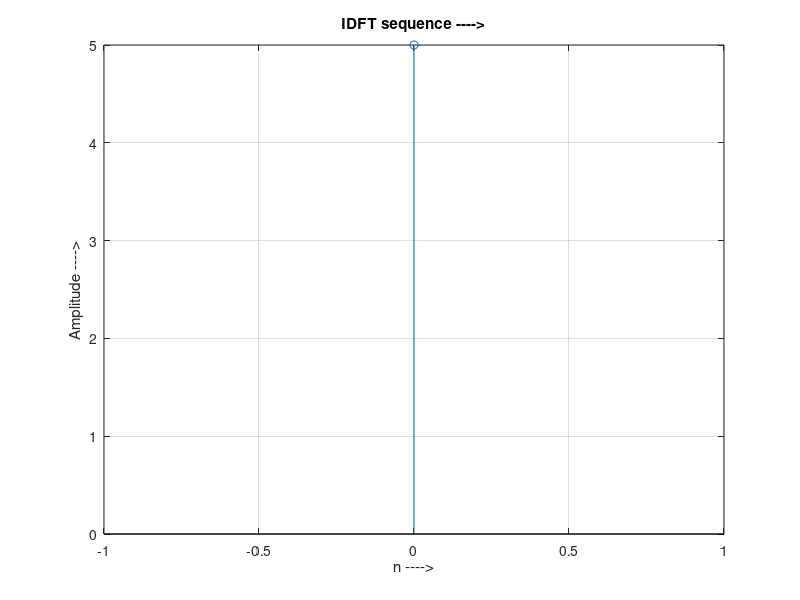

MATLAB code to generate this figure:
clc;
close all;
clear all;
x=input('Enter the sequence x= ');
N=length(x);
ixk = zeros(1,N);
for n = 0:N-1
    for k = 0:N-1
        ixk(n+1) = ixk(n+1)+(x(k+1)*exp(1i*2*pi*k*n/N));
    end
end
ixk = ixk./N;
%code block to plot the IDFT sequence
t = 0:N-1;
stem(t,abs(ixk));
disp('IDFT Sequence = ');
disp(ixk);
ylabel('Amplitude ---->');
xlabel('n ---->');
title('IDFT sequence ---->');
grid on;
